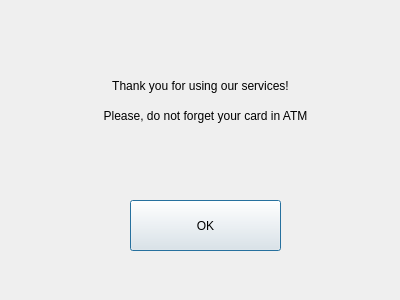
<?xml version="1.0" encoding="UTF-8"?>
<ui version="4.0">
 <class>FarewellDialogue</class>
 <widget class="QDialog" name="FarewellDialogue">
  <property name="geometry">
   <rect>
    <x>0</x>
    <y>0</y>
    <width>400</width>
    <height>300</height>
   </rect>
  </property>
  <property name="windowTitle">
   <string>Dialog</string>
  </property>
  <widget class="QPushButton" name="farewellOkButton">
   <property name="geometry">
    <rect>
     <x>130</x>
     <y>200</y>
     <width>151</width>
     <height>51</height>
    </rect>
   </property>
   <property name="text">
    <string>OK</string>
   </property>
  </widget>
  <widget class="QLabel" name="label">
   <property name="geometry">
    <rect>
     <x>70</x>
     <y>100</y>
     <width>271</width>
     <height>31</height>
    </rect>
   </property>
   <property name="text">
    <string>Please, do not forget your card in ATM</string>
   </property>
   <property name="alignment">
    <set>Qt::AlignCenter</set>
   </property>
  </widget>
  <widget class="QLabel" name="label_2">
   <property name="geometry">
    <rect>
     <x>90</x>
     <y>70</y>
     <width>221</width>
     <height>31</height>
    </rect>
   </property>
   <property name="text">
    <string>Thank you for using our services!</string>
   </property>
   <property name="alignment">
    <set>Qt::AlignCenter</set>
   </property>
  </widget>
 </widget>
 <resources/>
 <connections/>
</ui>
